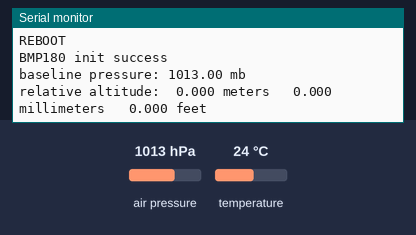
Bench run of a sketch on a simulated ESP32. On the bench: the last lines printed to the serial monitor. The test bench sets the inputs (shaded band); at power-on: air pressure 1013 hPa, temperature 24 °C.

Above: at 1.2 s.
1.3 s: air pressure set to 1025 hPa
At 4.1 s:
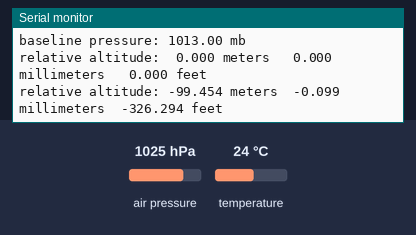
4.3 s: air pressure set to 952 hPa
At 6.5 s:
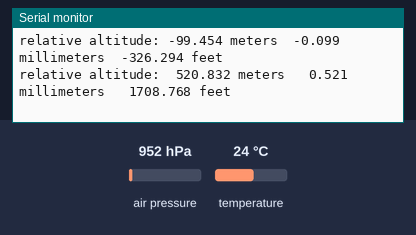

The sketch:

alt.ino
```cpp
/*
   Connecting an I2C device to an ESP32 is normally as simple as connecting
   GND to GND,
   SDA to SDA,
   SCL to SCL
   and a positive power supply to a peripheral,
   usually 3.3V
   I2C Device     ESP32
  SDA             SDA (default is GPIO 21)
  SCL             SCL (default is GPIO 22)
  GND             GND
  VCC             3.3V
  We need an Arduino library for this. Download the
  library from this link
  https://github.com/sparkfun/BMP180_Breakout_Arduino_Library
  and install it in the Arduino IDE.
*/
#define ALTITUDE 1655.0 //replace 1655.0 with your current city altitude

#include <SFE_BMP180.h>
#include <Wire.h>

// You will need to create an SFE_BMP180 object, here called "pressure":

SFE_BMP180 pressure;

//double baseline =1655.0; // baseline pressure
double baseline;
void setup()
{
  Serial.begin(9600);
  Serial.println("REBOOT");

  // Initialize the sensor (it is important to get calibration values stored on the device).

  if (pressure.begin())
    Serial.println("BMP180 init success");
  else
  {
    // Oops, something went wrong, this is usually a connection problem,
    // see the comments at the top of this sketch for the proper connections.

    Serial.println("BMP180 init fail (disconnected?)\n\n");
    while (1); // Pause forever.
  }

  // Get the baseline pressure:

  baseline = getPressure();

  Serial.print("baseline pressure: ");
  Serial.print(baseline);
  Serial.println(" mb");
}

void loop() {
  double a, P, P1, P2, P3, P4, P5;

  // Get 5 pressure readings:

  P1 = getPressure();
  delay(100);
  P2 = getPressure();
   delay(100);
  P3 = getPressure();
   delay(100);
  P4 = getPressure();
   delay(100);
  P5 = getPressure();
   delay(100);

  // Get the average of the 5 readings
  P = (P1 + P2 + P3 + P4 + P5)/5;

  // Show the relative altitude difference between
  // the new reading and the baseline reading:

  a = pressure.altitude(P, baseline);

  Serial.print("relative altitude: ");
  if (a >= 0.0) Serial.print(" "); // add a space for positive numbers
  Serial.print(a, 3);
  Serial.print(" meters");
  Serial.print("\t");              // prints tab
  if (a >= 0.0) Serial.print(" "); // add a space for positive numbers
  Serial.print(a/1000, 3);
  Serial.print(" millimeters");
  Serial.print("\t");              // prints tab
  if (a >= 0.0) Serial.print(" "); // add a space for positive numbers
  Serial.print(a * 3.28084, 3);
  Serial.println(" feet");

  delay(2000);
}


double getPressure()
{
  char status;
  double T, P, p0, a;

  // You must first get a temperature measurement to perform a pressure reading.

  // Start a temperature measurement:
  // If request is successful, the number of ms to wait is returned.
  // If request is unsuccessful, 0 is returned.

  status = pressure.startTemperature();
  if (status != 0)
  {
    // Wait for the measurement to complete:

    delay(status);

    // Retrieve the completed temperature measurement:
    // Note that the measurement is stored in the variable T.
    // Use '&T' to provide the address of T to the function.
    // Function returns 1 if successful, 0 if failure.

    status = pressure.getTemperature(T);
    if (status != 0)
    {
      // Start a pressure measurement:
      // The parameter is the oversampling setting, from 0 to 3 (highest res, longest wait).
      // If request is successful, the number of ms to wait is returned.
      // If request is unsuccessful, 0 is returned.

      status = pressure.startPressure(3);
      if (status != 0)
      {
        // Wait for the measurement to complete:
        delay(status);

        // Retrieve the completed pressure measurement:
        // Note that the measurement is stored in the variable P.
        // Use '&P' to provide the address of P.
        // Note also that the function requires the previous temperature measurement (T).
        // (If temperature is stable, you can do one temperature measurement for a number of pressure measurements.)
        // Function returns 1 if successful, 0 if failure.

        status = pressure.getPressure(P, T);
        if (status != 0)
        {
          return (P);
        }
        else Serial.println("error retrieving pressure measurement\n");
      }
      else Serial.println("error starting pressure measurement\n");
    }
    else Serial.println("error retrieving temperature measurement\n");
  }
  else Serial.println("error starting temperature measurement\n");
}
```

Measured:
- after the input at 1.3 s, the serial monitor: prints a new line after 2.0 s (image 1)
- after the input at 4.3 s, the serial monitor: prints a new line after 1.7 s (image 2)
